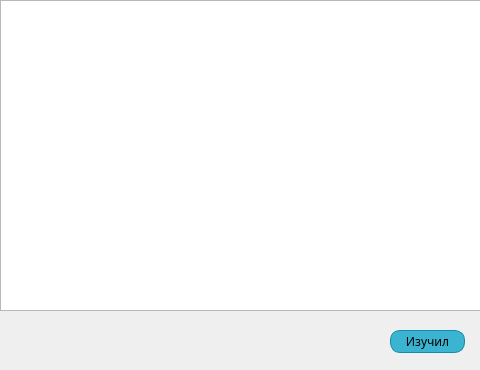
<?xml version="1.0" encoding="UTF-8"?>
<ui version="4.0">
 <class>Form</class>
 <widget class="QWidget" name="Form">
  <property name="geometry">
   <rect>
    <x>0</x>
    <y>0</y>
    <width>480</width>
    <height>370</height>
   </rect>
  </property>
  <property name="windowTitle">
   <string>Form</string>
  </property>
  <property name="styleSheet">
   <string notr="true">QLineEdit{
background: transparent;
border: none;
border-bottom: 1px solid rgba(0, 0, 0, 155);
font-family: sans-serif;
}

QGroupBox{
background: white;
border: 1px solid rgba(255, 255, 255, 200);
font-family: sans-serif;
border-radius:5px;
}
QGroupBox#statusBox{
border-radius: 0px;
}
QPushButton#exitButton, QPushButton#minimizeButton{
border-radius: 0px;
border: none;
background: transparent;
}
QPushButton#exitButton:hover{
background: rgb(255, 46, 46);
}
QPushButton#minimizeButton:hover{
background: rgb(223, 223, 223);
}
QPushButton:hover{
background: rgb(75, 195, 220);
border: none;
}

QPushButton{
background: rgb(58, 180, 208);
border-radius: 10px;
border: 1px solid rgb(18, 140, 168);
font-family: sans-serif;
}

QTableView, QListView{
background: transparent;
font-family: sans-serif;
height: 111px;
border-radius:5px;
outline: 0;
spacing: 10px;
}

QAbstractItemView{
background:transparent;
outline: 0;

}

QAbstractItemView:item{
background: rgb(58, 180, 208);
border-radius: 5px;
padding:5px;
outline: 0;
color: black;
margin: 2px;

}

QAbstractItemView:item:hover{
background: rgb(75, 195, 220);
}

QAbstractItemView:item:selected{
background: rgb(75, 195, 220);
}
QTableCornerButton::section{
background: transparent;
}
QProgressBar {
    border: 2px solid grey;
    border-radius: 5px;
    text-align: center;
}

QProgressBar::chunk {
    background-color: #05B8CC;
    width: 20px;
}
</string>
  </property>
  <widget class="QTextBrowser" name="taskText">
   <property name="geometry">
    <rect>
     <x>0</x>
     <y>0</y>
     <width>481</width>
     <height>311</height>
    </rect>
   </property>
  </widget>
  <widget class="QPushButton" name="submit">
   <property name="geometry">
    <rect>
     <x>390</x>
     <y>330</y>
     <width>75</width>
     <height>23</height>
    </rect>
   </property>
   <property name="text">
    <string>Изучил</string>
   </property>
  </widget>
 </widget>
 <resources/>
 <connections/>
</ui>
